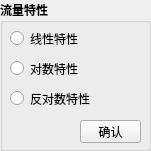
     <widget class="QGroupBox" name="groupBox_2">
      <property name="geometry">
       <rect>
        <x>170</x>
        <y>130</y>
        <width>151</width>
        <height>151</height>
       </rect>
      </property>
      <property name="font">
       <font>
        <family>Microsoft YaHei</family>
        <pointsize>9</pointsize>
        <weight>75</weight>
        <bold>true</bold>
       </font>
      </property>
      <property name="title">
       <string>流量特性</string>
      </property>
      <widget class="QRadioButton" name="radCharacter2">
       <property name="geometry">
        <rect>
         <x>10</x>
         <y>90</y>
         <width>91</width>
         <height>17</height>
        </rect>
       </property>
       <property name="font">
        <font>
         <family>Microsoft YaHei</family>
         <pointsize>9</pointsize>
         <weight>50</weight>
         <bold>false</bold>
        </font>
       </property>
       <property name="text">
        <string>反对数特性</string>
       </property>
      </widget>
      <widget class="QRadioButton" name="radCharacter0">
       <property name="geometry">
        <rect>
         <x>10</x>
         <y>30</y>
         <width>91</width>
         <height>17</height>
        </rect>
       </property>
       <property name="font">
        <font>
         <family>Microsoft YaHei</family>
         <pointsize>9</pointsize>
         <weight>50</weight>
         <bold>false</bold>
        </font>
       </property>
       <property name="text">
        <string>线性特性</string>
       </property>
      </widget>
      <widget class="QRadioButton" name="radCharacter1">
       <property name="geometry">
        <rect>
         <x>10</x>
         <y>60</y>
         <width>91</width>
         <height>17</height>
        </rect>
       </property>
       <property name="font">
        <font>
         <family>Microsoft YaHei</family>
         <pointsize>9</pointsize>
         <weight>50</weight>
         <bold>false</bold>
        </font>
       </property>
       <property name="text">
        <string>对数特性</string>
       </property>
      </widget>
      <widget class="QPushButton" name="pbSetCharacter">
       <property name="geometry">
        <rect>
         <x>80</x>
         <y>120</y>
         <width>61</width>
         <height>23</height>
        </rect>
       </property>
       <property name="font">
        <font>
         <family>Microsoft YaHei</family>
         <pointsize>9</pointsize>
         <weight>50</weight>
         <bold>false</bold>
        </font>
       </property>
       <property name="text">
        <string>确认</string>
       </property>
      </widget>
     </widget>
